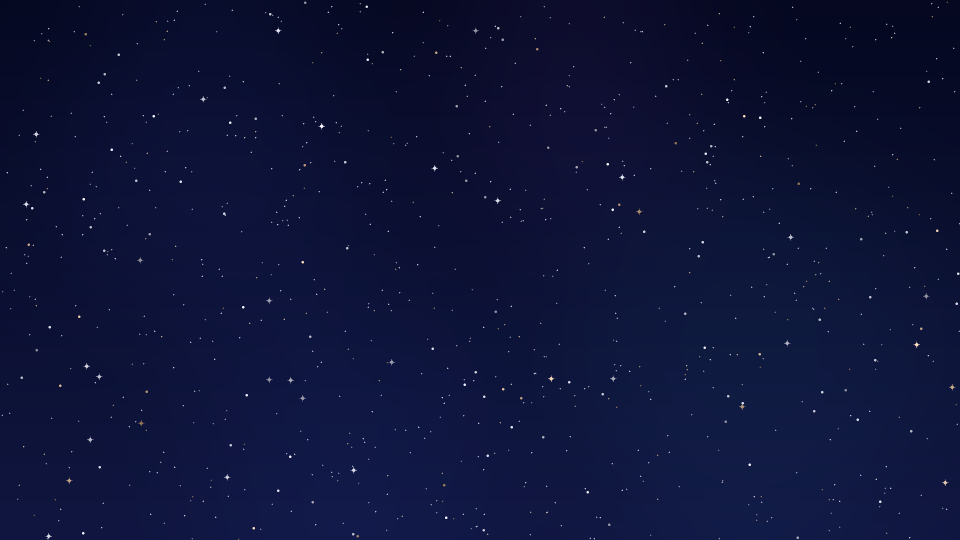
#> input picture aegis-v6/src/wayland/wallpapers/aegis-starfield.png, 1920 x 1080 px (shown at 1/2 size)
$ python aegis-colours.py wallpapers/aegis-starfield.png
#> lines starting #> are read from the running program, lines starting #| are printed output that depends on the picture
#!/usr/bin/env python3
"""AegisOS v5 wallpaper colour pipeline (original; Pillow only, no matugen).

Reads the current wallpaper, extracts a dominant colour and a saturated
accent, derives light/dark tonal variants with colorsys, and writes:
  ~/.config/aegis/theme.json   — machine-readable palette
  ~/.config/aegis/theme.css    — GTK CSS variables the shell loads
  ~/.config/aegis/blurred.png  — pre-blurred wallpaper (sway has no live
                                 blur, so panels use this as background)
  ~/.config/aegis/blurred-top.png — pre-blurred top strip for the top bar
Usage: aegis-colours.py [wallpaper] [--out DIR]
Default wallpaper: ~/.config/aegis/wallpaper.png (symlink to the active one).
"""
import colorsys, json, os, sys
from pathlib import Path
from PIL import Image, ImageFilter

def clamp(x): return max(0.0, min(1.0, x))

def variants(hexcol):
    r, g, b = (int(hexcol[i:i+2], 16) / 255.0 for i in (1, 3, 5))
    h, l, s = colorsys.rgb_to_hls(r, g, b)
    def hx(hh, ll, ss):
        rr, gg, bb = colorsys.hls_to_rgb(hh % 1.0, clamp(ll), clamp(ss))
        return "#%02x%02x%02x" % (int(rr*255), int(gg*255), int(bb*255))
    return {
        "base": hexcol,
        "light": hx(h, l + 0.28, s * 0.8),
        "dark": hx(h, max(0.05, l - 0.22), s),
        "soft": hx(h, l + 0.12, s * 0.6),
        "on": "#ffffff" if l < 0.6 else "#101018",
    }

def main():
    home = Path.home()
    cfg = home / ".config" / "aegis"
    outdir = Path(sys.argv[sys.argv.index("--out") + 1]) if "--out" in sys.argv else cfg
    args = [a for a in sys.argv[1:] if not a.startswith("--") and a != str(outdir)]
    wp = Path(args[0]) if args else cfg / "wallpaper.png"
    if not wp.exists():
        print(f"aegis-colours: wallpaper not found: {wp}", file=sys.stderr)
        return 2
    outdir.mkdir(parents=True, exist_ok=True)
    img = Image.open(wp).convert("RGB")
#> img is the input picture: PIL image 1920x1080 RGB; mean R, G, B 13.1, 18.9, 55.3
    small = img.copy(); small.thumbnail((96, 96))
#> after `small.thumbnail((96, 96))`:
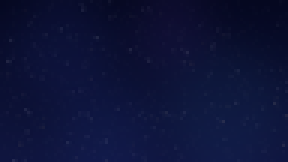
#> small: PIL image 96x54 RGB (shown 3 times larger); mean R, G, B 13.1, 18.9, 55.3
    colors = small.getcolors(maxcolors=96*96)
#> colors = 992 items
    colors.sort(reverse=True)
    # dominant = most common non-near-black pixel cluster
    dom = None
    for count, (r, g, b) in colors:
        if r + g + b > 60:
            dom = (r, g, b); break
#> this loop made 1 pass
#> (count, r, g, b) on pass 1: (46, 12, 17, 54)
    if dom is None:
        dom = colors[0][1]
    # accent = most saturated colour among the top colours, preferring
    # mid-lightness so a dark wallpaper still gets a visible accent
    def _score(rgb):
        r, g, b = (c / 255.0 for c in rgb)
        h, l, s = colorsys.rgb_to_hls(r, g, b)
        return s * (1.0 - abs(l - 0.55))
    acc = max(colors[:60], key=lambda c: _score(c[1]))[1]
#> acc = (15, 23, 67)
    dom_hex = "#%02x%02x%02x" % dom
#> dom_hex = '#0c1136'
    acc_hex = "#%02x%02x%02x" % acc
#> acc_hex = '#0f1743'
    # A very dark accent is invisible as a UI accent: lift it to its
    # light tonal variant (still derived from the same wallpaper hue).
    _r, _g, _b = (int(acc_hex[i:i+2], 16) / 255.0 for i in (1, 3, 5))
    _h, _l, _s = colorsys.rgb_to_hls(_r, _g, _b)
    if _l < 0.30:
        acc_hex = variants(acc_hex)["light"]
#> acc_hex = '#3748a9'
    theme = {
        "wallpaper": str(wp),
        "dominant": dom_hex, "accent": acc_hex,
        "dominant_variants": variants(dom_hex),
        "accent_variants": variants(acc_hex),
        "background": "#0a0e24" if sum(dom) < 300 else dom_hex,
        "source": "Pillow getcolors() on a 96px thumbnail; tonal variants via colorsys HLS",
        "blur": "pre-rendered (sway has no live blur)",
    }
    (outdir / "theme.json").write_text(json.dumps(theme, indent=2))
    css = ("/* generated by aegis-colours.py — do not hand-edit; re-run on wallpaper change */\n"
           f"@define-color aegis_accent {acc_hex};\n@define-color aegis_dominant {dom_hex};\n"
           f"@define-color aegis_accent_light {theme['accent_variants']['light']};\n"
           f"@define-color aegis_accent_dark {theme['accent_variants']['dark']};\n"
           f"@define-color aegis_bg {theme['background']};\n")
    (outdir / "theme.css").write_text(css)
    blurred = img.filter(ImageFilter.GaussianBlur(28))
    blurred.save(outdir / "blurred.png")
    top = img.crop((0, 0, img.width, 120)).filter(ImageFilter.GaussianBlur(24))
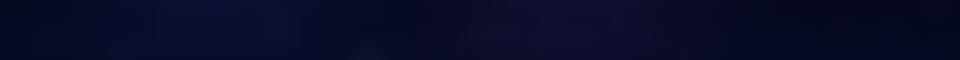
#> top: PIL image 1920x120 RGB (shown at 1/2 size); mean R, G, B 8.6, 11.2, 39.9
    top.save(outdir / "blurred-top.png")
    print(f"aegis-colours: wallpaper={wp}")
    print(f"  dominant={dom_hex} accent={acc_hex}")
#|   dominant=#0c1136 accent=#3748a9
    print(f"  wrote {outdir/'theme.json'}, theme.css, blurred.png, blurred-top.png")
    return 0

if __name__ == "__main__":
    sys.exit(main())
#> (the program exits here)
